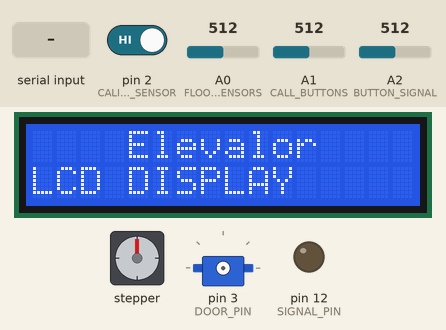
Recording of a sketch running on a simulated Arduino Uno, built with avr-gcc and run on an emulated ATmega328P. Shown: stepper motor, 16×2 character LCD, servo, output pins drawn as LEDs (lit = HIGH). Wiring (inferred from the names in the program): stepper motor (64 steps per turn assumed): coils pin 7, pin 6, pin 5, pin 4. The test bench sets the inputs (shaded band); at power-on: A0 (FLOOR_SENSORS) = 512, pin 2 (CALIBRATION_SENSOR) HIGH, A1 (CALL_BUTTONS) = 512, A2 (BUTTON_SIGNAL) = 512. Pins used as bus, display or sensor lines are not drawn; what the sketch prints to the serial monitor is not drawn.

Above: at 3.1 s.
At 7.3 s:
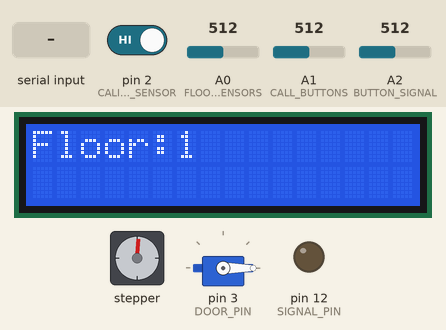
7.4 s: "90,45\n" received over Serial
At 9.0 s:
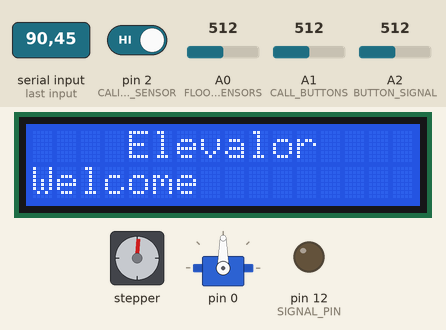
12.0 s: A0 (FLOOR_SENSORS) set to 419
14.8 s: A0 (FLOOR_SENSORS) set to 405
At 15.3 s:
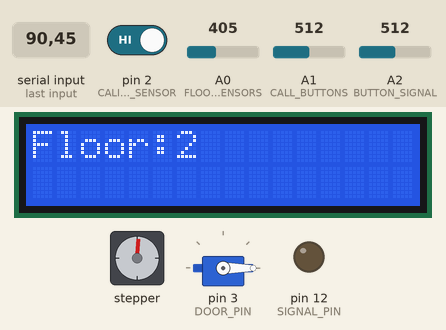
16.3 s: A0 (FLOOR_SENSORS) set to 306
At 17.7 s:
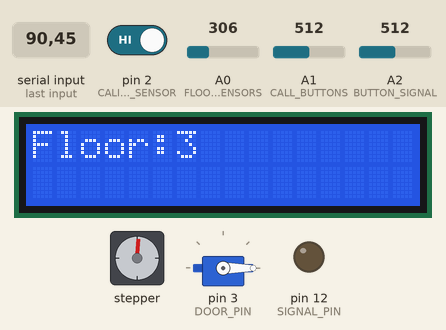
Timing chart, 0 to 18.8 s (numbered marks = the images above; inputs shaded):
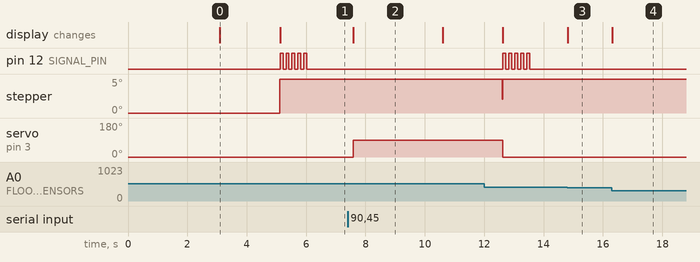

Measured:
- the behaviour switches between 406 and 405 on A0 (FLOOR_SENSORS) (found by bisection; images 2 and 3)
- after the input at 7.4 s, servo on pin 3 (DOOR_PIN): 0° → 90° after 0.19 s; the display: changes after 0.19 s (image 2)
- after the input at 14.8 s, the display: changes at once (image 3)
- after the input at 16.3 s, the display: changes at once (image 4)
- by itself, pin 12 (SIGNAL_PIN): alternates HIGH for 0.10 s and LOW for 0.10 s, 10 changes in all, then stays LOW
- what the display in image 0 shows lasts 2.0 s, from 3.1 s to 5.1 s
- what the display in image 2 shows lasts 3.0 s, from 7.6 s to 10.6 s

The sketch:

NewElevator.ino
```cpp
#include<Stepper.h>
#include <Wire.h>
#include <LiquidCrystal_I2C.h>
#include<Servo.h>
#include <stdlib.h >
#include <SPI.h>
/////INIT hardware part////
#define CALL_BUTTONS A1    //--------Here is connection buttons of colling elevator
#define FLOOR_SENSORS A0   //--------Here is connection sensors which are localed on floors
#define CALIBRATION_SENSOR 2 //------Here is connected button for instalation the elevator on first floor
///////////////////////////
#define DEFAULT_SPEED 300 // Default speed of elevator
#define SLOW_SPEED 150  // Default speed of elevator when it is landing
#define N 4 //Number of floor

////////Flags of moving the elevator//////////
#define MOVING_UP 1 //This flag means that the elevator is moving up
#define MOVING_DOWN -1 //This flag means that the elevator is moving down
#define NOT_MOVING 0
/////////////////////////////////////////////

#define NOT -1

///////COMANDS FOR PANEL_CONTROL ///////
#define ELEVATOR_IS_ERIVED 1


#define SIGNAL_PIN 12
#define BUTTON_SIGNAL A2
#define DOOR_PIN 3

#define DOOR_IS_CLOSED 1
#define DOOR_IS_OPENED 2
#define CALL_ON_FLOOR 3


char command[2]={'0','0'};
boolean flagCallFloor = true;

unsigned long timeDelay = 0;
boolean isElevatorErrived = true;

Servo door;


////////////////Init motor///////////////////////
unsigned short stepsPerRevolution = 64;
Stepper myStepper(stepsPerRevolution, 8,10,9,11); // Conected Step motor
/////////////////////////////////////////////////

LiquidCrystal_I2C lcd(0x27,16,2);//Connected LDC display

short registeredFloor;
short arrayFloor[N] = {-1,-1,-1,-1};
short ledFloor[N] = {7,6,5,4};
short executableFloor = NOT; // -1 it means not called floors
boolean canWork = false;
boolean landed = false;
boolean waitForNext = true;
short flagMoving = NOT_MOVING;
short calledFloorFromCabine = NOT;


boolean flagPressSameBtn = true;

void setup() {
   Serial.begin(9600);
  pinMode(CALL_BUTTONS,INPUT);
  pinMode(FLOOR_SENSORS,INPUT);
  pinMode(CALIBRATION_SENSOR, INPUT);

  for(byte i = 0; i < N; i++)
    pinMode(ledFloor[i],OUTPUT);

  myStepper.setSpeed(DEFAULT_SPEED);

  lcd.begin(16,2);
  lcd.backlight();
  printInf();
  calibration();

  pinMode(SIGNAL_PIN,OUTPUT);
  pinMode(BUTTON_SIGNAL,INPUT);

  door.attach(DOOR_PIN);

  Serial.begin(9600);
  closeDoor();

  for(byte i = 0; i < 5; i++)
  {
    digitalWrite(SIGNAL_PIN,HIGH);
    delay(100);
    digitalWrite(SIGNAL_PIN,LOW);
    delay(100);
  }
}
void loop()
{
  readComFromPanelControl();

  registerFloor();
  writeTurn();

  if(waitForNext && canWork)
    nextFloor();

  if(executableFloor != NOT && canWork)
    moveElevator();

     readSerial(command);
   decodeCommand(command);

   short calledFloor = whatFloorCall();

   if(calledFloor != 0 && flagCallFloor)
   {
    sendCommand(CALL_ON_FLOOR);
    calledFloor = 0;
    flagCallFloor = false;
   }

   if( isElevatorErrived && millis() - timeDelay >= 5000)
   {
    closeDoor();
    isElevatorErrived = false;
   }

  delay(10);
}

void nextFloor()
{

  if(calledFloorFromCabine != NOT && calledFloorFromCabine != registeredFloor )
  {
    executableFloor = calledFloorFromCabine;
    landed = false;
    waitForNext = false;
    return;
  }

  if(arrayFloor[0] == NOT)
  {
    for(byte i = 0; i < N; i++)
    {
      swipeArray(arrayFloor);
      if(arrayFloor[0] != NOT)
        break;
    }
  }
    executableFloor = arrayFloor[0];

    if(executableFloor != NOT)
    {
      swipeArray(arrayFloor);
      landed = false;
      waitForNext = false;
    }

}

void swipeArray(short * arrayFloor){
  for(byte i = 0; i < N - 1; i++)
    arrayFloor[i] = arrayFloor[i+1];
  arrayFloor[N-1] = NOT;
}

void moveElevator()
{

   if(executableFloor == registeredFloor && !landed)
  {
    if(flagMoving == MOVING_UP)
      moveUpMiddle();
    else if(flagMoving == MOVING_DOWN)
       moveDownMiddle();

    ElevatorErrived(executableFloor);
    return;
  }

  if(executableFloor > registeredFloor)
  {
    moveUp();
    flagMoving = MOVING_UP;
  }else if(executableFloor < registeredFloor)
  {
    moveDown();
    flagMoving = MOVING_DOWN;
  }
}

void ElevatorErrived(short errivedOnFloor)
{

  for(byte i = 0; i < N; i++)
    if(arrayFloor[i] == errivedOnFloor)
        arrayFloor[i] = NOT;

  executableFloor = NOT;
  turnOffLedOnFloor(errivedOnFloor);
  sendCommandToPanelControl(ELEVATOR_IS_ERIVED);
  flagMoving = NOT_MOVING;
  waitForNext = true;

  if(calledFloorFromCabine == registeredFloor)
    calledFloorFromCabine = NOT;

  landed = true;
  canWork = false;
}

void turnOffLedOnFloor(short errivedOnFloor)
{
  digitalWrite(ledFloor[errivedOnFloor-1],LOW);
}

void writeTurn()
{
  short localCalledFloorExpected = calledFloor();

  ///////if we call the elevator on floor wheme we are, elevator will just send command to the cabin for opening door
  if( (localCalledFloorExpected == registeredFloor && flagPressSameBtn && executableFloor == NOT) ||
      (calledFloorFromCabine == registeredFloor && executableFloor == NOT && flagPressSameBtn ))
  {
    digitalWrite(ledFloor[localCalledFloorExpected - 1],HIGH);
    delay(10);
    digitalWrite(ledFloor[localCalledFloorExpected - 1],LOW);
    sendCommandToPanelControl(ELEVATOR_IS_ERIVED);
    calledFloorFromCabine = NOT;
    flagPressSameBtn = false;
    return;
  }

  ///here we create queue calling the elevator
  if(localCalledFloorExpected != NOT)
  {
    if(executableFloor == NOT && localCalledFloorExpected == registeredFloor)
      return;

    //if called floor is in queue, it will not add to queue again
    for (byte i = 0; i < 4;i++)
      if (localCalledFloorExpected == arrayFloor[i])
          return;

      for (byte i = 0; i < 4; i++)
        if (arrayFloor[i] == -1)
        {
          arrayFloor[i] = localCalledFloorExpected;
          digitalWrite(ledFloor[abs(localCalledFloorExpected)-1],HIGH);// Turn on led on floor which called
          return;
        }
  }
}
void calibration()
{
  for (byte i = 0; i < N; i++)
    digitalWrite(ledFloor[i], HIGH);
  lcd.setCursor(0,0);
  lcd.print("  CALIBRATION...");

  while(!digitalRead(CALIBRATION_SENSOR))
    myStepper.step(-10);

  for (byte i = 0; i < N; i++)
    digitalWrite(ledFloor[i], LOW);

  registeredFloor = 1;
  lcd.clear();
  lcd.print("Floor:1");
}

void moveUp()
{
  myStepper.step(50);
}

void moveUpMiddle()
{
  myStepper.setSpeed(SLOW_SPEED);

  switch(registeredFloor)
  {
    case 2:
      myStepper.step(950);
      break;
    case 3:
      myStepper.step(900);
      break;
    case 4:
      myStepper.step(900);
      break;
  }
  myStepper.setSpeed(DEFAULT_SPEED);
}

void moveDownMiddle()
{
  myStepper.setSpeed(SLOW_SPEED);
  switch(registeredFloor)
  {
    case 1:
      myStepper.step(-700);
      break;
    case 2:
      myStepper.step(-950);
      break;
    case 3:
      myStepper.step(-950);
      break;
    case 4:
      myStepper.step(-650);
      break;
  }
  myStepper.setSpeed(DEFAULT_SPEED);
}

void moveDown()
{
  myStepper.step(-50);
}

void registerFloor()
{
  unsigned short value = analogRead(FLOOR_SENSORS);
  short bufRegisteredFloor = 0;
  if(value >= 221 && value <= 231) bufRegisteredFloor = 4;
  else if(value >= 300 && value <= 310) bufRegisteredFloor = 3;
  else if(value >= 395 && value <= 405) bufRegisteredFloor = 2;
  else if(value >= 691 && value <= 701) bufRegisteredFloor = 1;

  if(bufRegisteredFloor != 0 && bufRegisteredFloor != registeredFloor)
  {
    registeredFloor = bufRegisteredFloor;
    printFloor();
  }
}

short calledFloor()
{
  short value = analogRead(CALL_BUTTONS);

  if(value >= 85 && value <= 95) return 4;
  else if(value >= 333 && value <= 345) return 3;
  else if(value >= 175 && value <= 185) return 3;
  else if(value >= 505 && value <= 515) return 2;
  else if(value >= 402 && value <= 412) return 2;
  else if(value >= 670 && value <= 705) return 1;
  else return NOT;

}

void printFloor()
{
  lcd.clear();
  lcd.setCursor(0,0);
  lcd.print("Floor:");
  lcd.print(registeredFloor);
}

void printInf()
{
  lcd.print("    Elevalor");
  lcd.setCursor(0,1);
  lcd.print("Welcome");
  delay(3000);
  lcd.setCursor(0,1);
  lcd.println("LCD DISPLAY");
  delay(2000);
  lcd.clear();
}

void sendCommandToPanelControl(short command)
{
  char str[2] = {'0','0'};
  switch(command)
  {
    case ELEVATOR_IS_ERIVED:
      str[0] = 'e';
      str[1] = 'f';
        break;
  }

  Serial.write(str,2);
}

void readComFromPanelControl()
{
  if(!Serial.available())
    return;

    byte i = 0;
    char str[2] = {'0','0'};
    delay(100);
    while(Serial.available())
      str[i++] = Serial.read();

   if(str[0] == 'd' && str[1] == 'o')
    canWork = false;
   else if(str[0] == 'd' && str[1] == 'c')
   {
    canWork = true;
    flagPressSameBtn = true;
   }else if(str[0] == 'c')
   {
      calledFloorFromCabine = str[1] - '0';
   }
}

void decodeCommand(char str[2])
{
  if(str[0] == '0' && str[1] == '0')
    return;

  if(str[0] == 'e' && str[1] == 'f')
  {
    elevatorIsArrived();
        str[0] = '0';
        str[1] = '0';
  }

}

void elevatorIsArrived()
{ isElevatorErrived = true;
  digitalWrite(SIGNAL_PIN,HIGH);
  delay(500);
  digitalWrite(SIGNAL_PIN,LOW);
  openDoor();
  flagCallFloor = true;
  timeDelay = millis();
}

void readSerial(char str[2])
{
  str[0] = '0';
  str[1] = '0';

  if(Serial.available())
  {
    delay(100);
    byte i = 0;
    while(Serial.available() && i<2)
      str[i++] = Serial.read();
  }
}

void sendCommand(short codeOfCommand)
{
  char com[2] = {'0','0'};
  switch(codeOfCommand)
  {
    case DOOR_IS_CLOSED:
      com[0] = 'd';
      com[1] = 'c';
    break;

    case DOOR_IS_OPENED:
      com[0] = 'd';
      com[1] = 'o';
      break;

    case CALL_ON_FLOOR:
      com[0] = 'c';
      itoa(calledFloor,&com[1],10);
     com[1] = (char)calledFloor;
      break;
  }
   Serial.write(com,2);
}

void openDoor()
{
  door.write(180);
  sendCommand(DOOR_IS_OPENED);

}

void closeDoor()
{
  door.write(0);
  sendCommand(DOOR_IS_CLOSED);
}

short whatFloorCall()
{
  short value = analogRead(BUTTON_SIGNAL);

  if(925 <= value && value <= 935) return 1;
  else if(885 <= value && value <= 895) return 2;
  else if(759 <= value && value <= 769) return 3;
  else if(696 <= value && value <= 706) return 4;
  else return 0;
}
```
